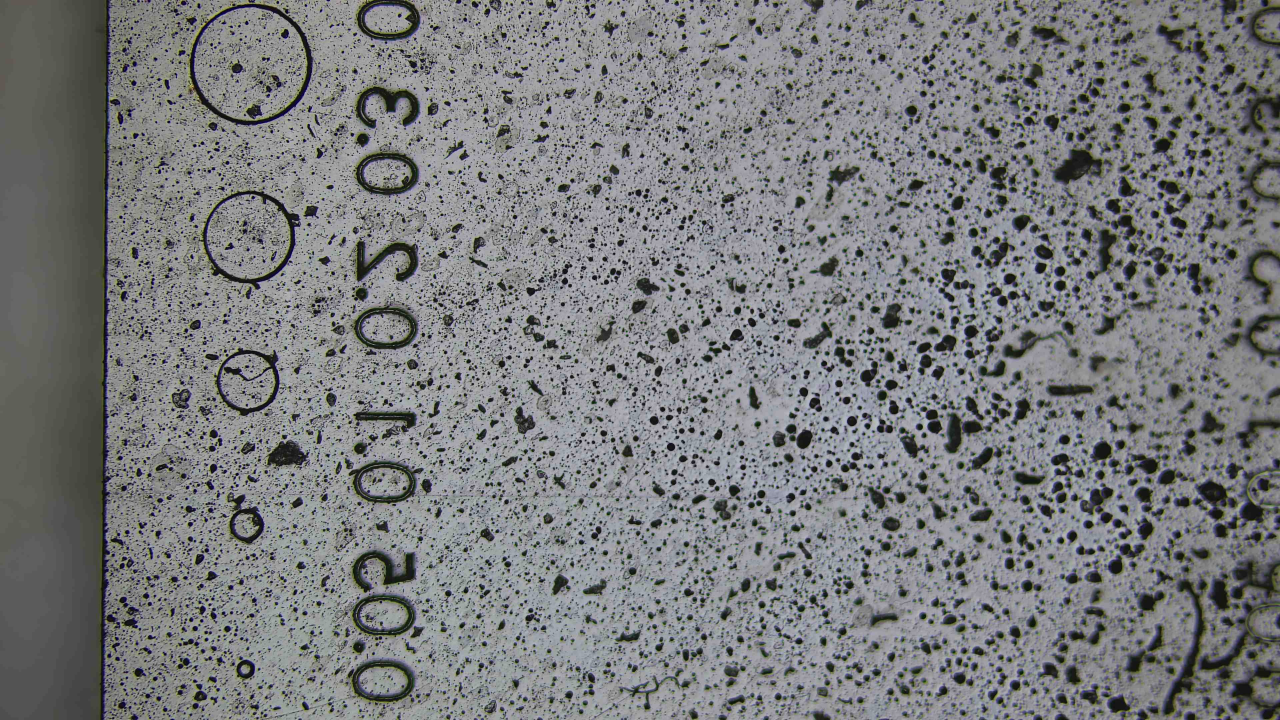
#> input picture 0001.jpg, 3840 x 2160 px, given in place of the camera (shown at 1/3 size)
$ python circleRec.py
#> lines starting #> are read from the running program, lines starting #| are printed output that depends on the picture; after the words box and inside, x2 and y2 are one past the last pixel; in counts of white or black regions, pixels touching at a corner belong together
import cv2
import numpy as np


video = cv2.VideoCapture(0)
PIXELS_TO_MICROMETER = 1.74

while True:
    success, img = video.read()
#> img is the input picture: shape (2160, 3840, 3); mean B, G, R 125.6, 124, 122.6
    if success:
        img = cv2.resize(img, (1269, 714))
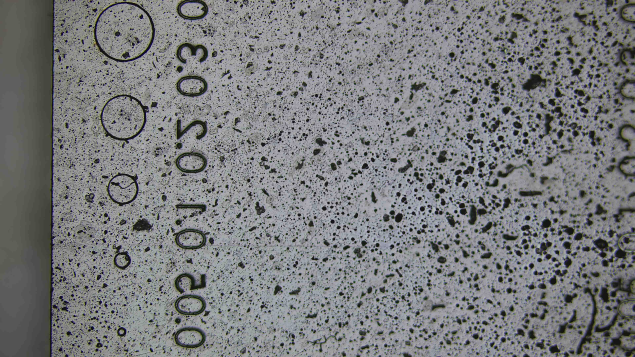
#> img: shape (714, 1269, 3) (shown at 1/2 size); mean B, G, R 125.5, 123.9, 122.5
        ret,thresh = cv2.threshold(img,127,255,0)
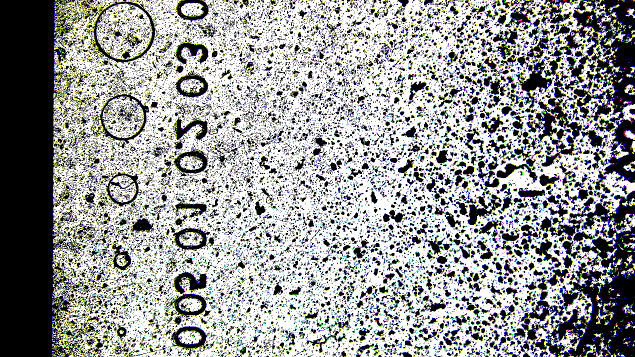
#> thresh: shape (714, 1269, 3) (shown at 1/2 size); mean B, G, R 153.3, 152.5, 150.6
        canny = cv2.Canny(thresh, 200 ,1529)
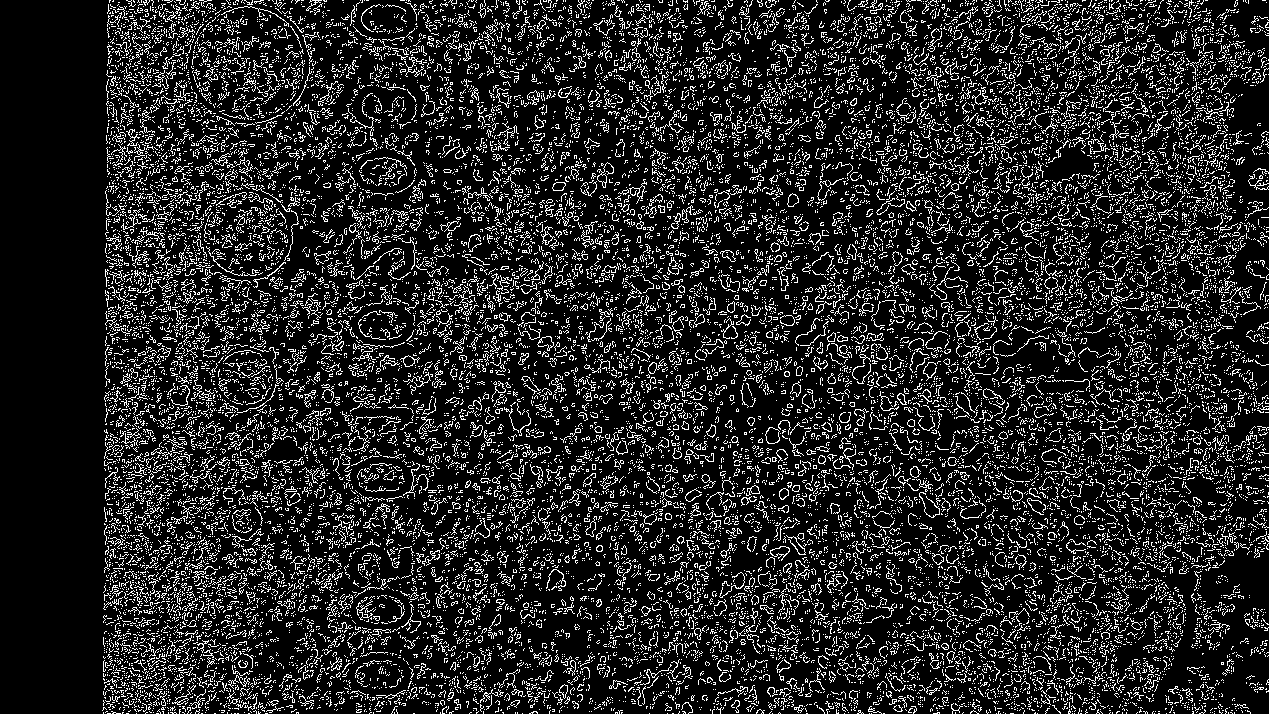
#> canny: shape (714, 1269); 14.8% white in thin lines or dots
        contours, hierarchies = cv2.findContours(canny, cv2.RETR_TREE, cv2.CHAIN_APPROX_SIMPLE)
#> contours = 23725 contours, 23545 with area under 20; largest, box (x1, y1, x2, y2) and area: (765, 427, 780, 444) 176, (765, 427, 780, 444) 168, (770, 546, 790, 561) 132, (537, 336, 554, 351) 126, (770, 546, 790, 557) 118
        cv2.waitKey(1)
        for contour in contours:
            if cv2.contourArea(contour) > 15:
                # [4 lines of commented-out code are left out]
                (x, y), r = cv2.minEnclosingCircle(contour)
                center = (round(x), round(y))
                # x, y, w, h = cv2.boundingRect(contour)
                font = cv2.FONT_HERSHEY_SIMPLEX
                fontScale = 1
                color = (255, 0, 0)
                thickness = 2
                cv2.circle(img, center, round(r), color, 2)
                img = cv2.putText(img, str(round(int(r)* 2 * PIXELS_TO_MICROMETER, 2)), center , font, fontScale, (0, 0, 255), thickness, cv2.LINE_AA)
# np.round(np.sqrt((box[1][0] - box[0][0])**2 + (box[1][1] - box[0][1])**2) * PIXELS_TO_MICROMETER
                cv2.imshow("one", img)
                # # cv2.imshow("one2", blur)
                # cv2.imshow("one3", mask)
                cv2.imshow("c2", canny)
#> this loop made 23725 passes
#> (x, y, r, center) on passes 613, 682, 942, 946, 1774, 1813, 1865, 2085: (234, 700.5, 4.72, (234, 700)), (566.5, 699.5, 3.81, (566, 700)), (516.6, 692.5, 5.62, (517, 693)), (488.5, 697, 9.86, (488, 697)), (655.5, 674.5, 18.18, (656, 674)), (336, 666.5, 6.1, (336, 666)), (1149, 666.5, 6.95, (1149, 666)), (475.5, 661.5, 5.7, (476, 662))
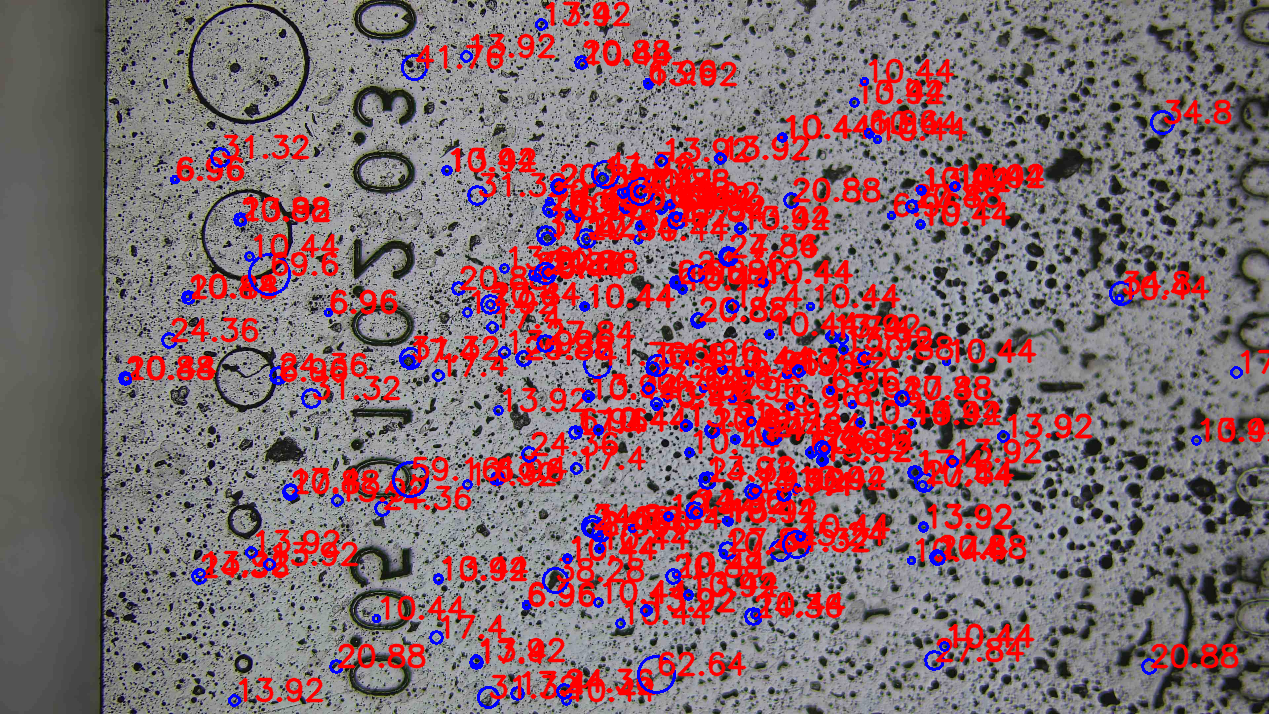
#> img: shape (714, 1269, 3); 18.58% of pixels changed, all inside (x1, y1, x2, y2) = (118, 1, 1269, 709)
cv2.contou


# cv2.imshow("one4", erode)
# cv2.imshow("d", dilate)

$ run again, on 00010.jpg
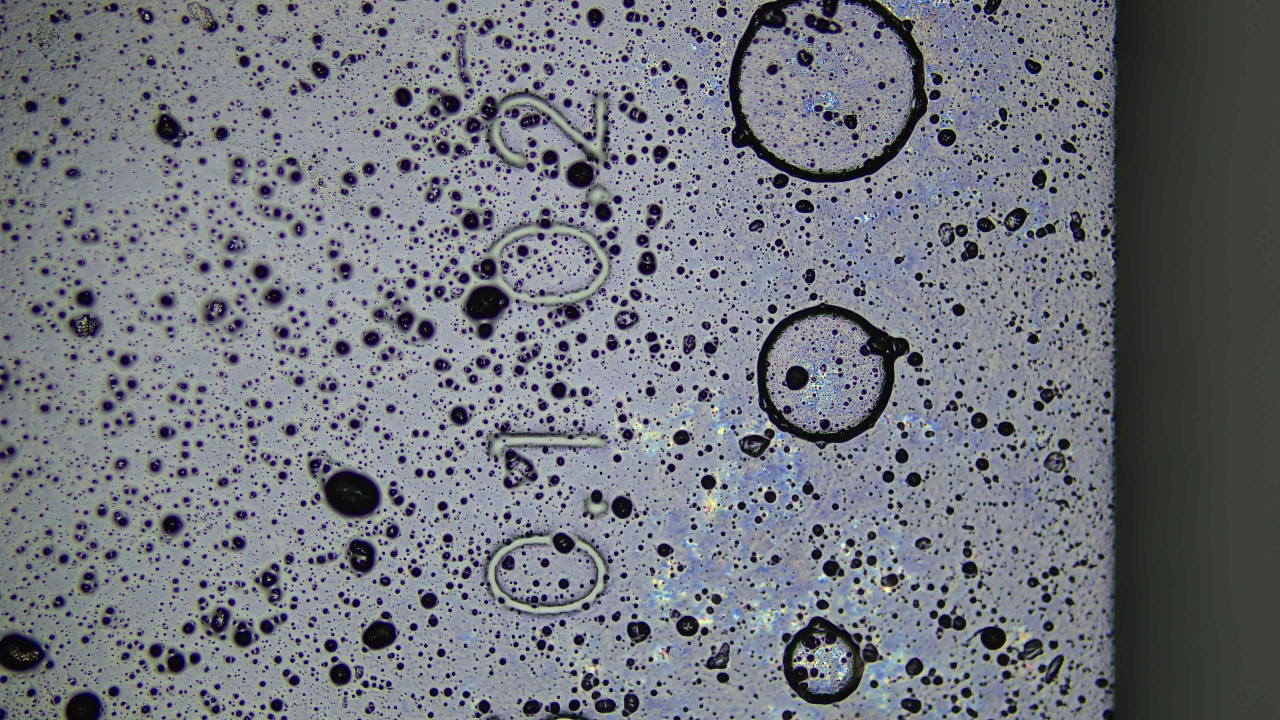
#> input picture 00010.jpg, 3840 x 2160 px, given in place of the camera (shown at 1/3 size)
#> img is the input picture: shape (2160, 3840, 3); mean B, G, R 125.4, 118.1, 114.8
#> `canny = cv2.Canny(thresh, 200 ,1529)`:
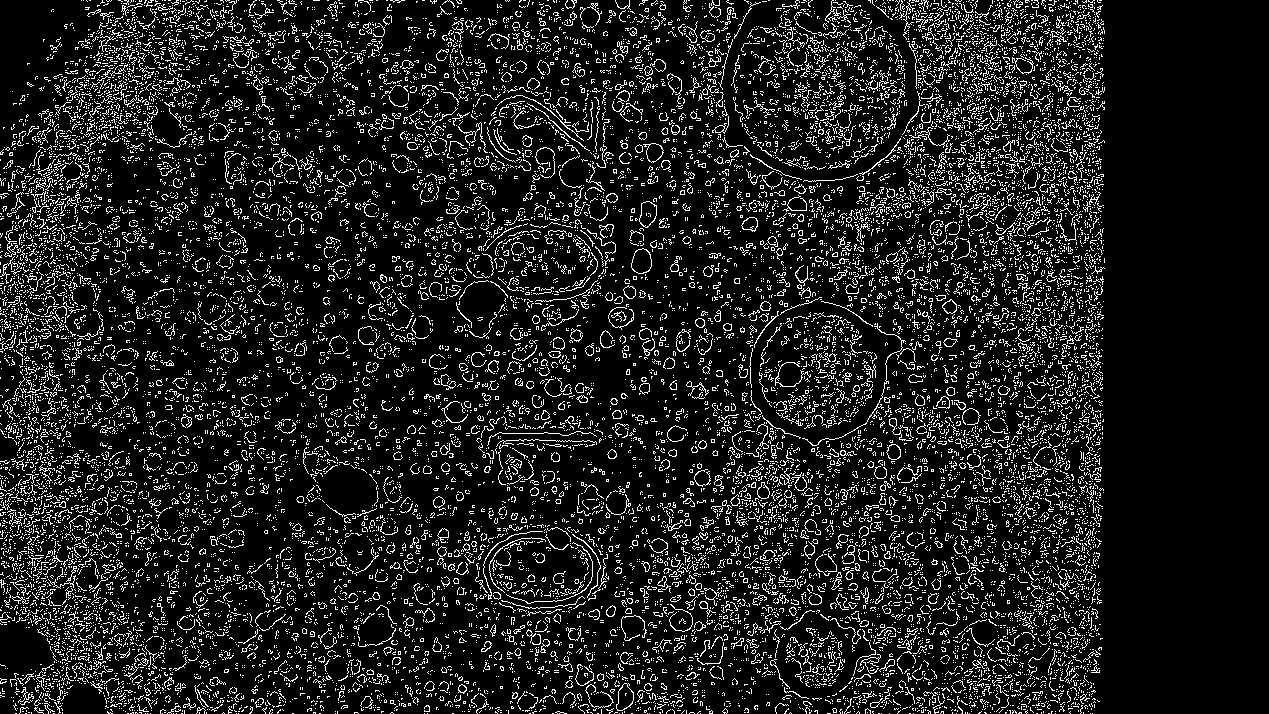
#> canny: shape (714, 1269); 11.9% white in thin lines or dots, all inside (x1, y1, x2, y2) = (0, 0, 1105, 714)
#> contours = 19751 contours, 19496 with area under 20; largest, box (x1, y1, x2, y2) and area: (631, 248, 652, 274) 392, (631, 248, 652, 274) 380, (639, 201, 657, 228) 330, (639, 201, 657, 228) 316, (616, 683, 634, 711) 316
#> the loop `for contour in contours:` made 19751 passes
#> (x, y, r, center) on passes 504, 916, 948, 949, 1010, 1045, 1046, 1261: (874.5, 704.5, 4.74, (874, 704)), (461.5, 688.8, 4.8, (462, 689)), (622.5, 696.5, 14.58, (622, 696)), (622, 696.5, 14.08, (622, 696)), (605, 684.1, 3.08, (605, 684)), (568.1, 684, 4.37, (568, 684)), (568.7, 683.5, 3.73, (569, 684)), (600.4, 676.9, 3.91, (600, 677))
#> after the loop `for contour in contours:`:
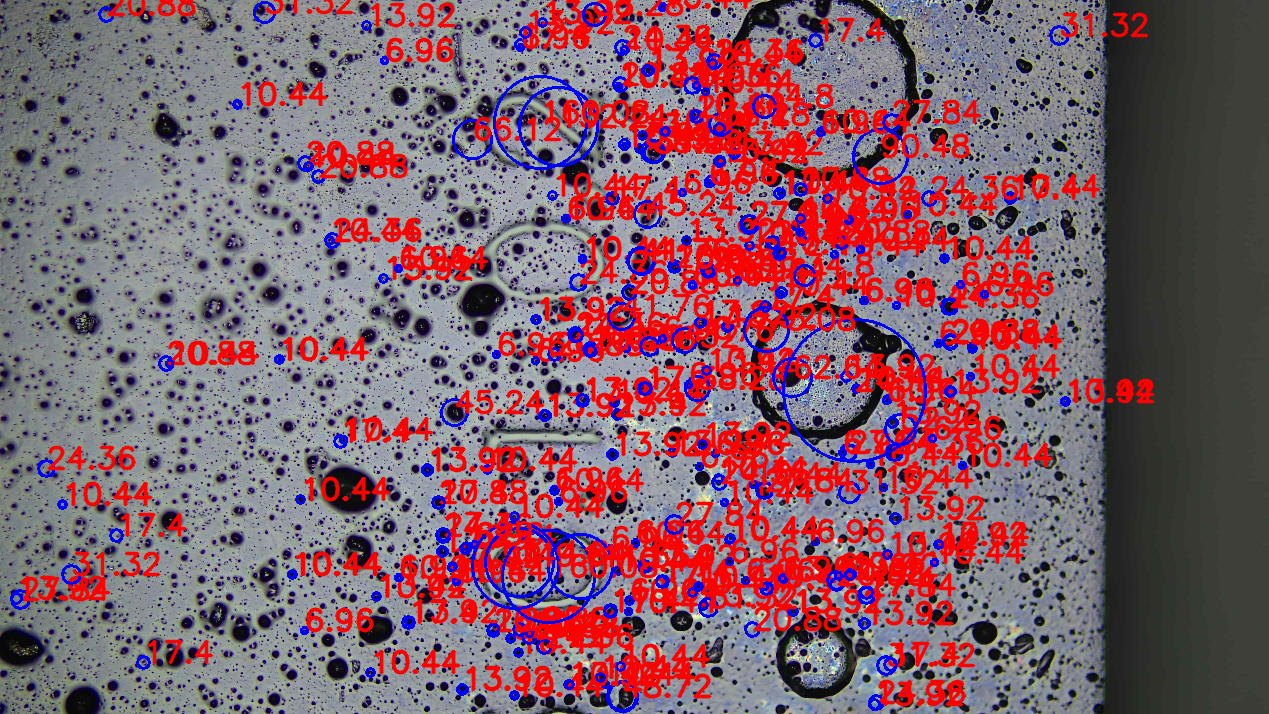
#> img: shape (714, 1269, 3); mean B, G, R 106.9, 94.3, 130.7

$ run again, on 0002.jpg
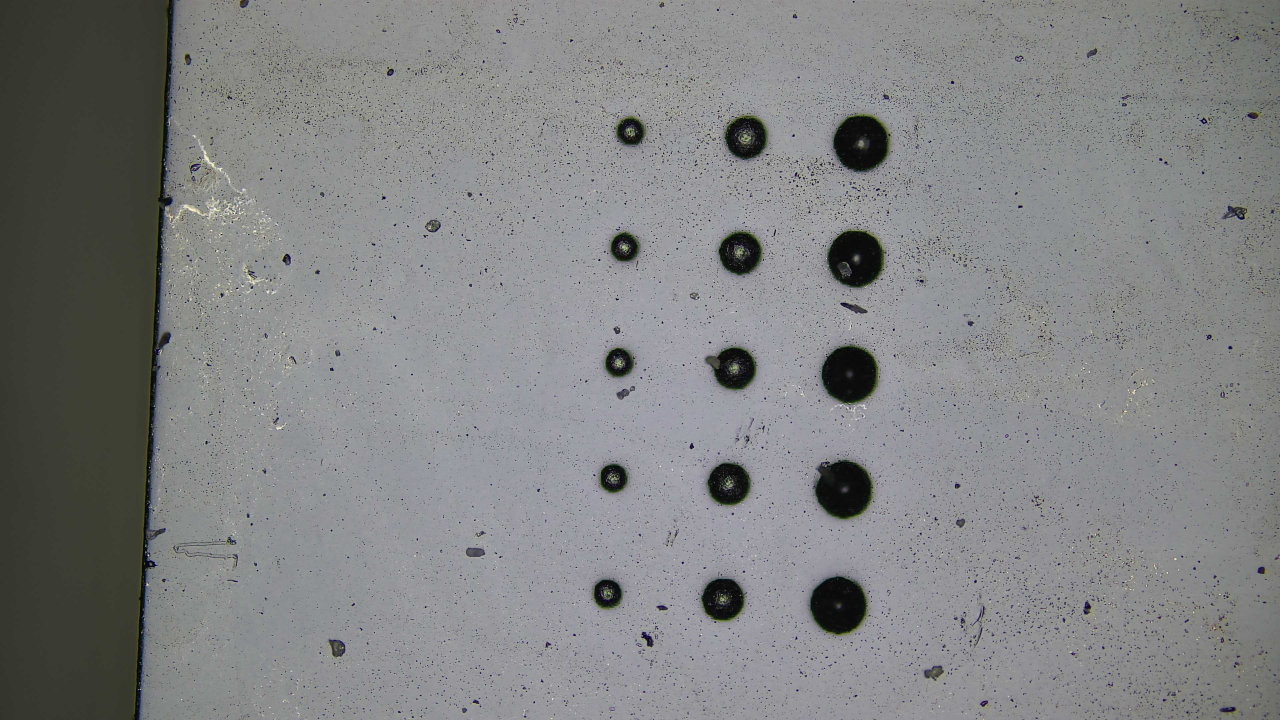
#> input picture 0002.jpg, 3840 x 2160 px, given in place of the camera (shown at 1/3 size)
#> img is the input picture: shape (2160, 3840, 3); mean B, G, R 131.4, 130.8, 129.8
#> `canny = cv2.Canny(thresh, 200 ,1529)`:
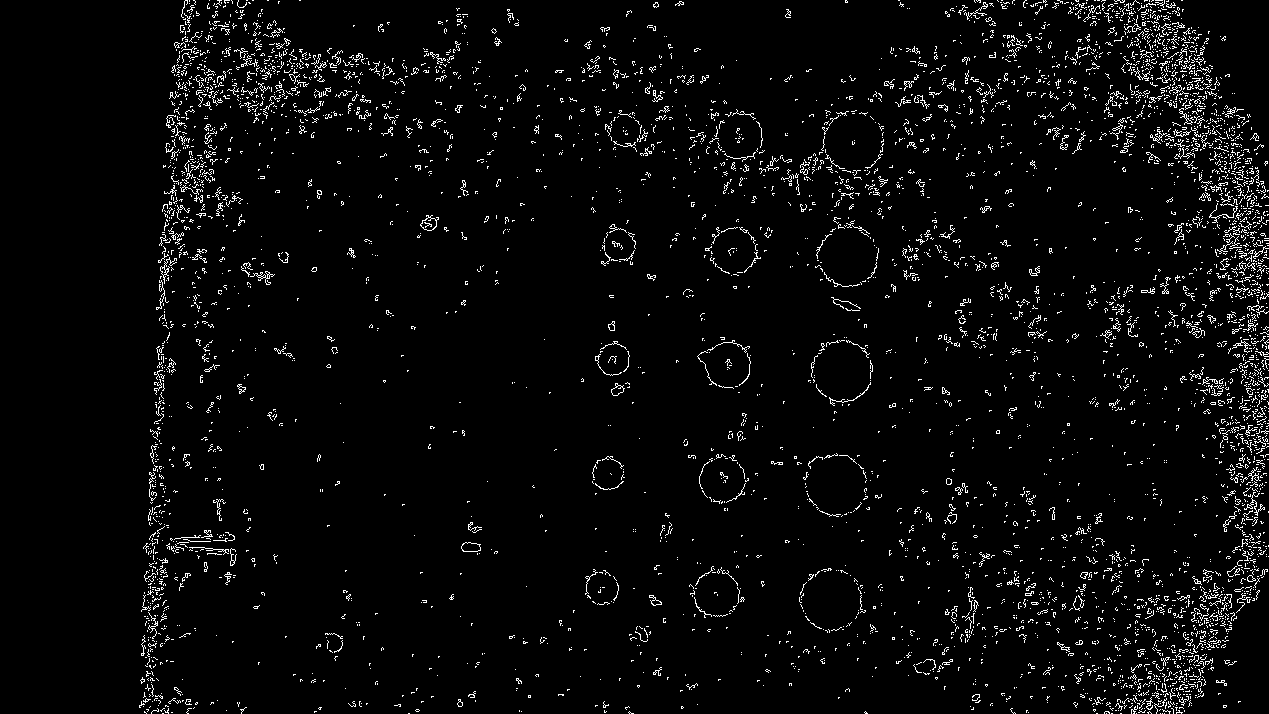
#> canny: shape (714, 1269); 3.7% white in thin lines or dots, all inside (x1, y1, x2, y2) = (139, 0, 1269, 714)
#> contours = 5754 contours, 5720 with area under 20; largest, box (x1, y1, x2, y2) and area: (420, 215, 439, 231) 156, (420, 217, 437, 231) 144, (461, 542, 481, 552) 143, (461, 542, 481, 552) 138, (611, 383, 625, 396) 90
#> the loop `for contour in contours:` made 5754 passes
#> (x, y, r, center) on passes 119, 120, 573, 950, 1000, 1158, 1169, 1171: (459.5, 702.5, 3.81, (460, 702)), (459.6, 703.6, 2.72, (460, 704)), (1063, 646.5, 7.5, (1063, 646)), (974, 605.5, 5.59, (974, 606)), (655, 599.5, 7.5, (655, 600)), (1196.5, 580.5, 5.7, (1196, 580)), (1251, 578.5, 4.27, (1251, 578)), (1250.2, 578.2, 3.37, (1250, 578))
#> after the loop `for contour in contours:`:
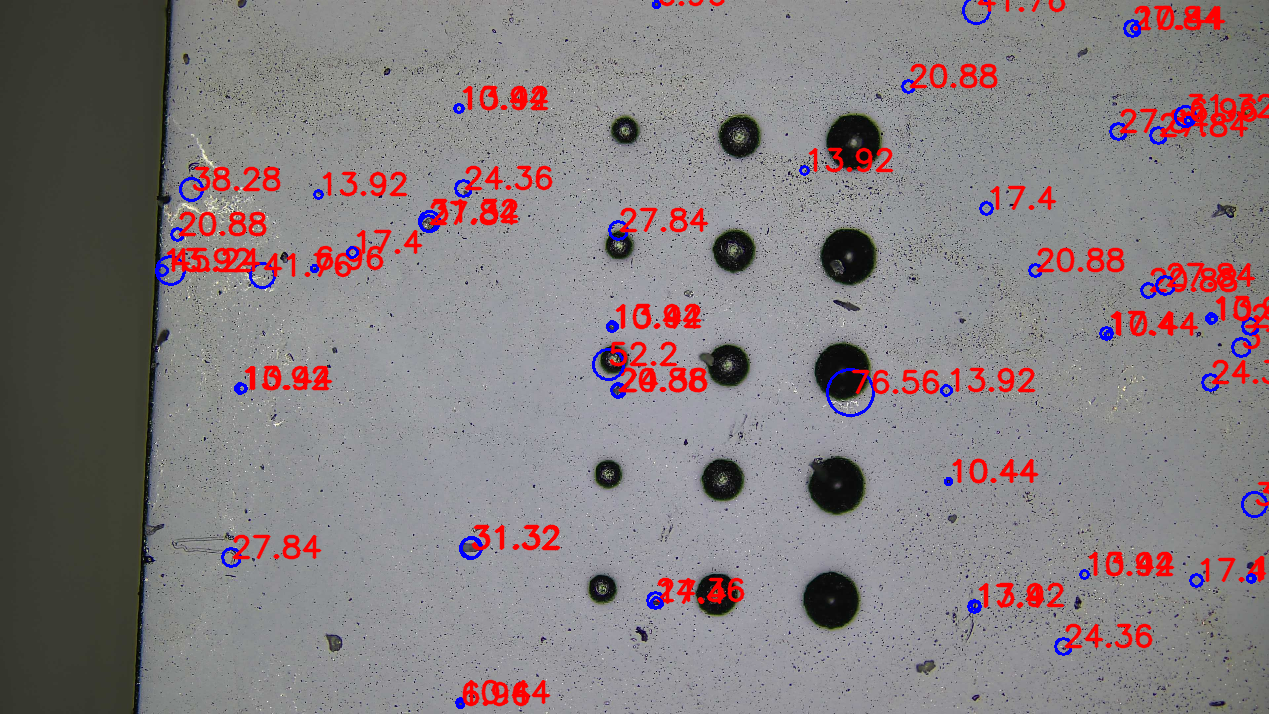
#> img: shape (714, 1269, 3); mean B, G, R 127.2, 124.8, 133
